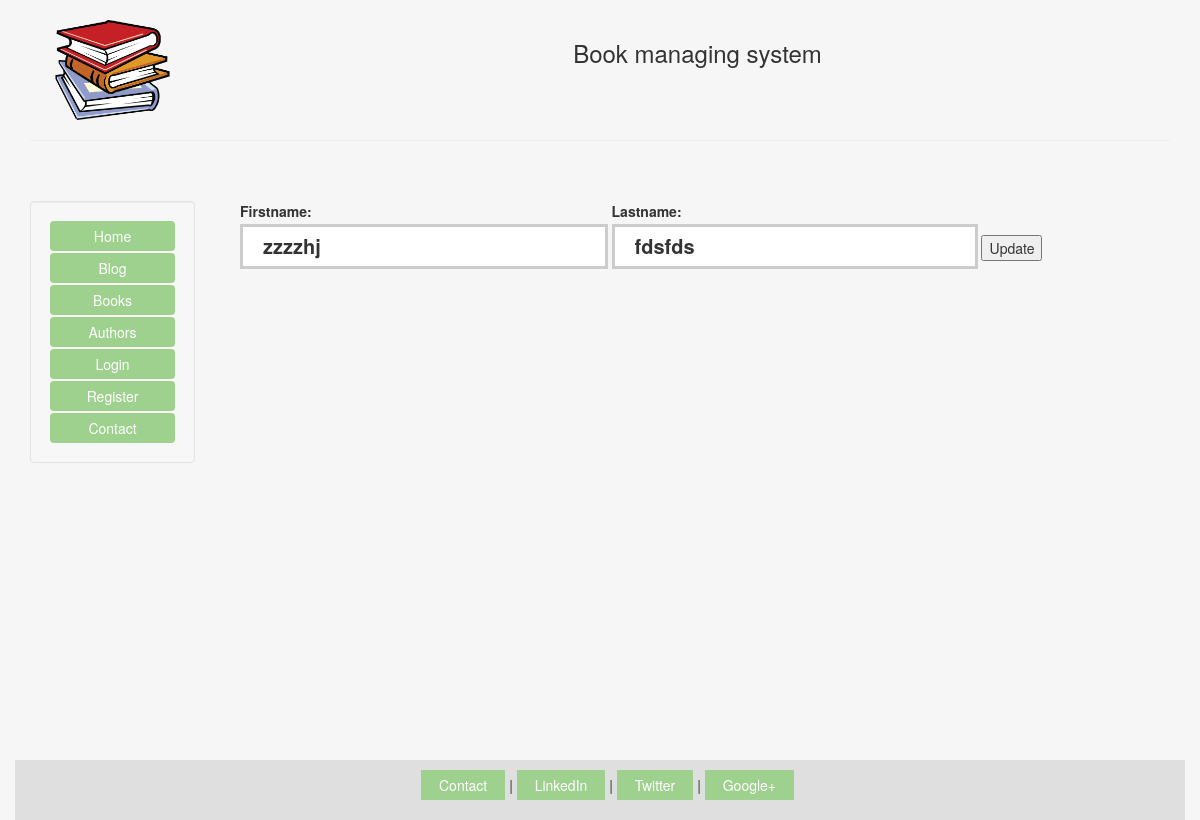
The app's page /books/edit_author/3, older data.
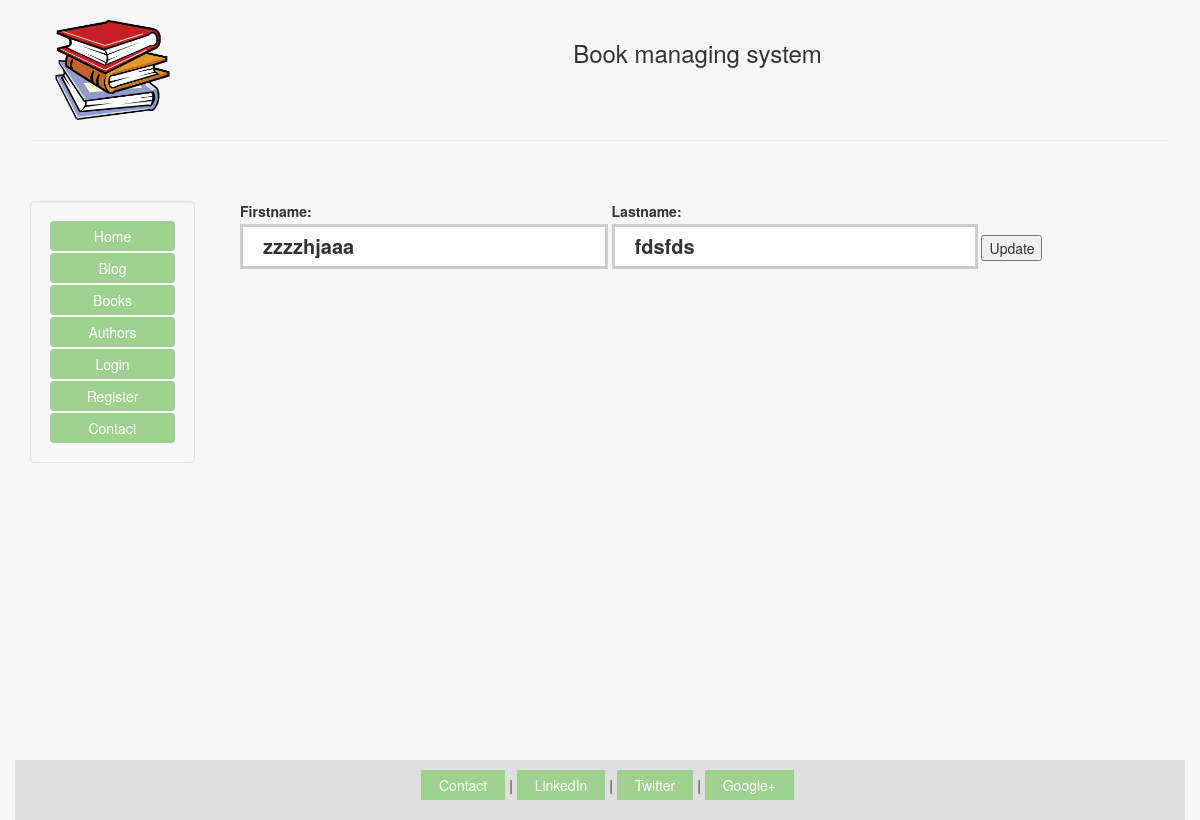
The same page, newer data.
### books/models.py (models this page shows)
class Author(models.Model):
    first_name = models.CharField(max_length=50, null=True)
    last_name = models.CharField(max_length=50, null=True)

### books/views.py (the view)
# urls.py: url(r'^edit_author/(?P<id>\d+)$', views.edit_author),
def edit_author(request, id):
    author = Author.objects.get(id=id)
    context = dict(author=author)
    return render(request, 'books/edit_authors.html', context)

### books/templates/books/edit_authors.html (shortened to what this page needs)
{% extends 'personal/header.html' %}
{% block content %}
<form action="/update_author/{{ author.id }}" method="post">
		<label for="first_name">Firstname:<input type="text" name="first_name" id="first_name"
		value="{{ author.first_name }}" placeholder="{{ author.first_name }}" />
		</label>
		<label for="last_name">Lastname:<input type="text" name="last_name"
		value="{{ author.last_name }}" placeholder="{{ author.last_name }}" />
		</label>
		<input type="submit" value="Update"/>
	</form>
{% endblock %}

Row changes from the older to the newer data that the page shows:
changed Author "fdsfds": first_name "zzzzhj" → "zzzzhjaaa"
